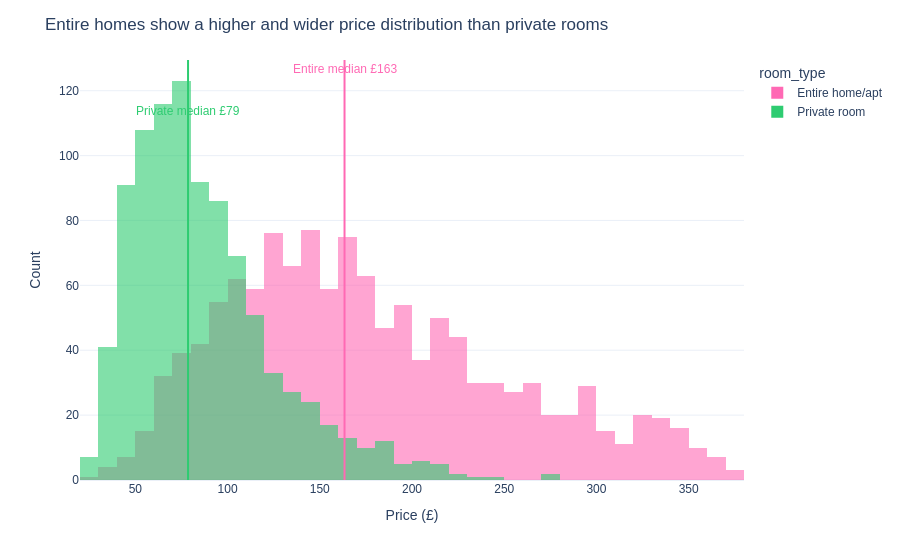

Here is the notebook cell this chart was saved with:
### Code cell
p95 = df['price'].quantile(0.95)
df_cap = df[df['price'] <= p95]

subset = df_cap[df_cap['room_type'].isin(['Entire home/apt', 'Private room'])]

fig = px.histogram(
    subset,
    x="price",
    color="room_type",
    barmode="overlay",
    opacity=0.6,
    color_discrete_map={
        "Entire home/apt": "#FF69B4",
        "Private room": "#2ECC71"
    }
)

entire_median = subset[subset['room_type'] == 'Entire home/apt']['price'].median()
private_median = subset[subset['room_type'] == 'Private room']['price'].median()

fig.add_vline(
    x=entire_median,
    line_color="#FF69B4",
    line_width=2
)

fig.add_annotation(
    x=entire_median,
    y=1,
    yref="paper",
    text=f"Entire median £{entire_median:.0f}",
    showarrow=False,
    font=dict(color="#FF69B4")
)

fig.add_vline(
    x=private_median,
    line_color="#2ECC71",
    line_width=2
)

fig.add_annotation(
    x=private_median,
    y=0.9,
    yref="paper",
    text=f"Private median £{private_median:.0f}",
    showarrow=False,
    font=dict(color="#2ECC71")
)

fig.update_layout(
    title="Entire homes show a higher and wider price distribution than private rooms",
    xaxis_title="Price (£)",
    yaxis_title="Count",
    template="plotly_white",
    font=dict(family="Arial")
)

fig.show()

### Figure 1 — Plotly figure (JSON) as saved in the notebook; plotly's stock layout.template omitted (floating-point values rounded to 4 significant figures; data arrays with more than 128 entries replaced by an {"elided": "..."} marker saying what was removed)
{"data": [{"bingroup": "x", "hovertemplate": "room_type=Entire home/apt<br>price=%{x}<br>count=%{y}<extra></extra>", "legendgroup": "Entire home/apt", "marker": {"color": "#FF69B4", "opacity": 0.6, "pattern": {"shape": ""}}, "name": "Entire home/apt", "orientation": "v", "showlegend": true, "type": "histogram", "x": {"elided": "1251 float values"}, "xaxis": "x", "yaxis": "y"}, {"bingroup": "x", "hovertemplate": "room_type=Private room<br>price=%{x}<br>count=%{y}<extra></extra>", "legendgroup": "Private room", "marker": {"color": "#2ECC71", "opacity": 0.6, "pattern": {"shape": ""}}, "name": "Private room", "orientation": "v", "showlegend": true, "type": "histogram", "x": {"elided": "942 float values"}, "xaxis": "x", "yaxis": "y"}], "layout": {"annotations": [{"font": {"color": "#FF69B4"}, "showarrow": false, "text": "Entire median £163", "x": 163.4, "y": 1, "yref": "paper"}, {"font": {"color": "#2ECC71"}, "showarrow": false, "text": "Private median £79", "x": 78.57, "y": 0.9, "yref": "paper"}], "barmode": "overlay", "font": {"family": "Arial"}, "legend": {"title": {"text": "room_type"}, "tracegroupgap": 0}, "margin": {"t": 60}, "shapes": [{"line": {"color": "#FF69B4", "width": 2}, "type": "line", "x0": 163.4, "x1": 163.4, "xref": "x", "y0": 0, "y1": 1, "yref": "y domain"}, {"line": {"color": "#2ECC71", "width": 2}, "type": "line", "x0": 78.57, "x1": 78.57, "xref": "x", "y0": 0, "y1": 1, "yref": "y domain"}], "title": {"text": "Entire homes show a higher and wider price distribution than private rooms"}, "xaxis": {"anchor": "y", "domain": [0, 1], "title": {"text": "Price (£)"}}, "yaxis": {"anchor": "x", "domain": [0, 1], "title": {"text": "Count"}}}}
